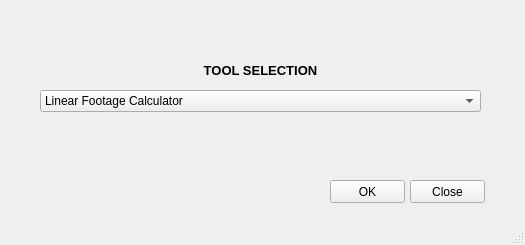
<?xml version="1.0" encoding="UTF-8"?>
<ui version="4.0">
 <class>MainWindow</class>
 <widget class="QMainWindow" name="MainWindow">
  <property name="geometry">
   <rect>
    <x>0</x>
    <y>0</y>
    <width>525</width>
    <height>245</height>
   </rect>
  </property>
  <property name="windowTitle">
   <string>TDM Helper</string>
  </property>
  <property name="windowIcon">
   <iconset>
    <normaloff>pngegg.png</normaloff>pngegg.png</iconset>
  </property>
  <widget class="QWidget" name="centralwidget">
   <widget class="QComboBox" name="toolselectionbox">
    <property name="geometry">
     <rect>
      <x>40</x>
      <y>90</y>
      <width>441</width>
      <height>22</height>
     </rect>
    </property>
    <item>
     <property name="text">
      <string>Linear Footage Calculator</string>
     </property>
    </item>
    <item>
     <property name="text">
      <string>Margins Tool</string>
     </property>
    </item>
   </widget>
   <widget class="QLabel" name="toolselectionlabel">
    <property name="geometry">
     <rect>
      <x>40</x>
      <y>60</y>
      <width>441</width>
      <height>20</height>
     </rect>
    </property>
    <property name="font">
     <font>
      <pointsize>10</pointsize>
      <weight>75</weight>
      <bold>true</bold>
     </font>
    </property>
    <property name="text">
     <string>TOOL SELECTION</string>
    </property>
    <property name="alignment">
     <set>Qt::AlignCenter</set>
    </property>
   </widget>
   <widget class="QPushButton" name="okbutton">
    <property name="geometry">
     <rect>
      <x>330</x>
      <y>180</y>
      <width>75</width>
      <height>23</height>
     </rect>
    </property>
    <property name="text">
     <string>OK</string>
    </property>
   </widget>
   <widget class="QPushButton" name="exitbutton">
    <property name="geometry">
     <rect>
      <x>410</x>
      <y>180</y>
      <width>75</width>
      <height>23</height>
     </rect>
    </property>
    <property name="text">
     <string>Close</string>
    </property>
   </widget>
  </widget>
  <widget class="QStatusBar" name="statusbar"/>
 </widget>
 <resources/>
 <connections/>
</ui>
